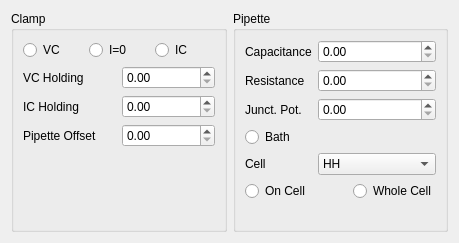
<?xml version="1.0" encoding="UTF-8"?>
<ui version="4.0">
 <class>MockClampDevGui</class>
 <widget class="QWidget" name="MockClampDevGui">
  <property name="geometry">
   <rect>
    <x>0</x>
    <y>0</y>
    <width>459</width>
    <height>243</height>
   </rect>
  </property>
  <property name="windowTitle">
   <string>Form</string>
  </property>
  <layout class="QGridLayout" name="gridLayout">
   <item row="0" column="0">
    <widget class="QGroupBox" name="groupBox_2">
     <property name="title">
      <string>Clamp</string>
     </property>
     <layout class="QGridLayout" name="gridLayout_3">
      <item row="0" column="0" colspan="2">
       <layout class="QHBoxLayout" name="horizontalLayout">
        <item>
         <widget class="QRadioButton" name="vcModeRadio">
          <property name="text">
           <string>VC</string>
          </property>
         </widget>
        </item>
        <item>
         <widget class="QRadioButton" name="i0ModeRadio">
          <property name="text">
           <string>I=0</string>
          </property>
         </widget>
        </item>
        <item>
         <widget class="QRadioButton" name="icModeRadio">
          <property name="text">
           <string>IC</string>
          </property>
         </widget>
        </item>
       </layout>
      </item>
      <item row="1" column="0">
       <widget class="QLabel" name="label_3">
        <property name="text">
         <string>VC Holding</string>
        </property>
       </widget>
      </item>
      <item row="1" column="1">
       <widget class="SpinBox" name="vcHoldingSpin"/>
      </item>
      <item row="2" column="0">
       <widget class="QLabel" name="label_4">
        <property name="text">
         <string>IC Holding</string>
        </property>
       </widget>
      </item>
      <item row="2" column="1">
       <widget class="SpinBox" name="icHoldingSpin"/>
      </item>
      <item row="4" column="0">
       <spacer name="verticalSpacer">
        <property name="orientation">
         <enum>Qt::Vertical</enum>
        </property>
        <property name="sizeHint" stdset="0">
         <size>
          <width>20</width>
          <height>40</height>
         </size>
        </property>
       </spacer>
      </item>
      <item row="3" column="0">
       <widget class="QLabel" name="label_6">
        <property name="text">
         <string>Pipette Offset</string>
        </property>
       </widget>
      </item>
      <item row="3" column="1">
       <widget class="SpinBox" name="pipOffsetSpin"/>
      </item>
     </layout>
    </widget>
   </item>
   <item row="0" column="1">
    <widget class="QGroupBox" name="groupBox">
     <property name="title">
      <string>Pipette</string>
     </property>
     <layout class="QGridLayout" name="gridLayout_2">
      <item row="0" column="0">
       <widget class="QLabel" name="label">
        <property name="text">
         <string>Capacitance</string>
        </property>
       </widget>
      </item>
      <item row="0" column="1" colspan="2">
       <widget class="SpinBox" name="pipCapSpin"/>
      </item>
      <item row="1" column="0">
       <widget class="QLabel" name="label_2">
        <property name="text">
         <string>Resistance</string>
        </property>
       </widget>
      </item>
      <item row="1" column="1" colspan="2">
       <widget class="SpinBox" name="pipResSpin"/>
      </item>
      <item row="2" column="0">
       <widget class="QLabel" name="label_5">
        <property name="text">
         <string>Junct. Pot.</string>
        </property>
       </widget>
      </item>
      <item row="2" column="1" colspan="2">
       <widget class="SpinBox" name="pipJunctPotSpin"/>
      </item>
      <item row="3" column="0" colspan="3">
       <widget class="QRadioButton" name="pipBathRadio">
        <property name="text">
         <string>Bath</string>
        </property>
       </widget>
      </item>
      <item row="5" column="0" colspan="2">
       <widget class="QRadioButton" name="pipAttachRadio">
        <property name="text">
         <string>On Cell</string>
        </property>
       </widget>
      </item>
      <item row="5" column="2">
       <widget class="QRadioButton" name="pipWholeRadio">
        <property name="text">
         <string>Whole Cell</string>
        </property>
       </widget>
      </item>
      <item row="6" column="0">
       <spacer name="verticalSpacer_2">
        <property name="orientation">
         <enum>Qt::Vertical</enum>
        </property>
        <property name="sizeHint" stdset="0">
         <size>
          <width>20</width>
          <height>40</height>
         </size>
        </property>
       </spacer>
      </item>
      <item row="4" column="1" colspan="2">
       <widget class="QComboBox" name="comboBox">
        <item>
         <property name="text">
          <string>HH</string>
         </property>
        </item>
        <item>
         <property name="text">
          <string>Type II</string>
         </property>
        </item>
        <item>
         <property name="text">
          <string>Type I</string>
         </property>
        </item>
       </widget>
      </item>
      <item row="4" column="0">
       <widget class="QLabel" name="label_7">
        <property name="text">
         <string>Cell</string>
        </property>
       </widget>
      </item>
     </layout>
    </widget>
   </item>
  </layout>
 </widget>
 <customwidgets>
  <customwidget>
   <class>SpinBox</class>
   <extends>QDoubleSpinBox</extends>
   <header>acq4.pyqtgraph</header>
  </customwidget>
 </customwidgets>
 <resources/>
 <connections/>
</ui>
